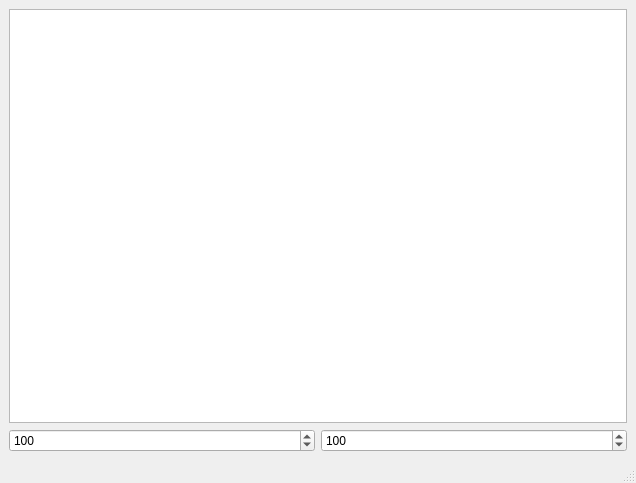
<?xml version="1.0" encoding="UTF-8"?>
<ui version="4.0">
 <class>MainWindow</class>
 <widget class="QMainWindow" name="MainWindow">
  <property name="geometry">
   <rect>
    <x>0</x>
    <y>0</y>
    <width>636</width>
    <height>483</height>
   </rect>
  </property>
  <property name="windowTitle">
   <string>MainWindow</string>
  </property>
  <widget class="QWidget" name="centralwidget">
   <layout class="QVBoxLayout" name="verticalLayout">
    <item>
     <widget class="QGraphicsView" name="graphicsView"/>
    </item>
    <item>
     <layout class="QHBoxLayout" name="horizontalLayout">
      <item>
       <widget class="QSpinBox" name="spinBoxWidth">
        <property name="maximum">
         <number>999</number>
        </property>
        <property name="value">
         <number>100</number>
        </property>
       </widget>
      </item>
      <item>
       <widget class="QSpinBox" name="spinBoxHeigth">
        <property name="maximum">
         <number>999</number>
        </property>
        <property name="value">
         <number>100</number>
        </property>
       </widget>
      </item>
     </layout>
    </item>
   </layout>
  </widget>
  <widget class="QMenuBar" name="menubar">
   <property name="geometry">
    <rect>
     <x>0</x>
     <y>0</y>
     <width>636</width>
     <height>22</height>
    </rect>
   </property>
  </widget>
  <widget class="QStatusBar" name="statusbar"/>
 </widget>
 <resources/>
 <connections/>
</ui>
